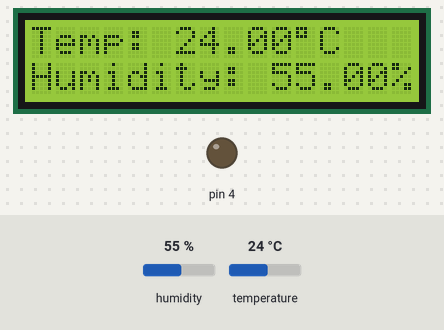
Bench run of a sketch on a simulated Arduino Uno, built with avr-gcc and run on an emulated ATmega328P. Parts: 16×2 character LCD, output pins drawn as LEDs (lit = HIGH). Inputs (shaded band) come from the test bench; at power-on: temperature 24 °C, humidity 55 %.

Above: at 1.2 s.
1.3 s: temperature set to 27 °C
At 3.4 s:
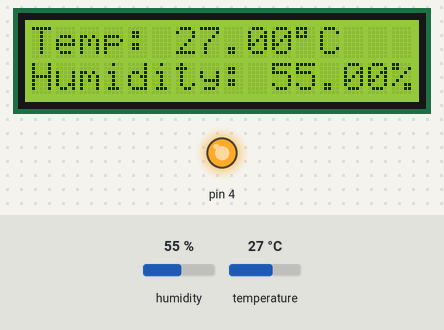
4.5 s: humidity set to 22 %
At 6.1 s:
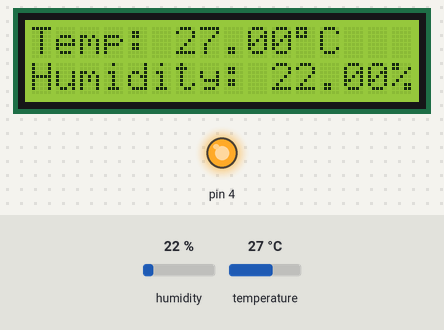
6.6 s: humidity set to 40 %
At 8.3 s:
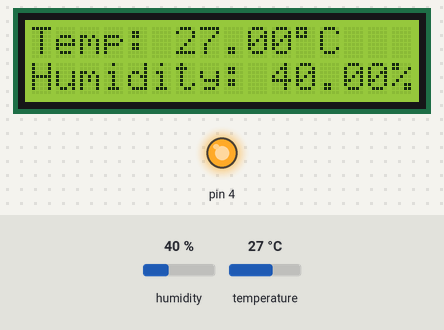
8.6 s: temperature set to 12 °C
At 11.4 s:
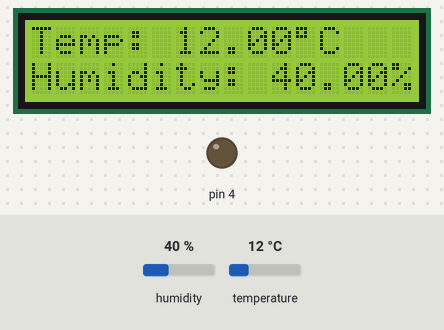
Timing chart, 0 to 12.6 s (numbered marks = the images above; inputs shaded):
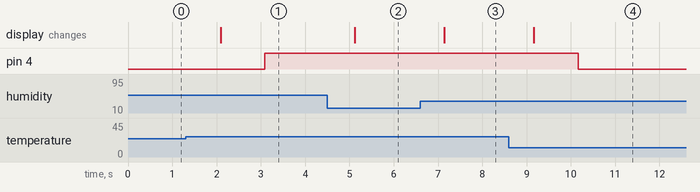

The sketch:

YIC2017.ino
```cpp
#include <dht.h>

#include <LiquidCrystal.h>

LiquidCrystal lcd(8,9,10,11,12,13);

dht DHT;

// Storing Data

int humid;
int temp;

#define DHT11_PIN 7

void setup()
{

  lcd.begin(16,2);

  // Debug console
  Serial.begin(9600);

  pinMode(4, OUTPUT);

}

void loop()
{

  int chk = DHT.read(DHT11_PIN);
  lcd.setCursor(0,0);
  lcd.print("Temp: ");
  lcd.print(DHT.temperature);
  lcd.print((char)223);
  lcd.print("C");
  lcd.setCursor(0,1);
  lcd.print("Humidity: ");
  lcd.print(DHT.humidity);
  lcd.print("%");
  delay(1000);

  humid = DHT.humidity;
  temp = DHT.temperature;

  if (temp > 25) {
    digitalWrite (4, HIGH);
  } else {
    digitalWrite (4, LOW);
  }

}
```

Measured:
- the behaviour switches between 25 and 26 °C on temperature (found by bisection; images 0 and 1)
- after the input at 1.3 s, pin 4: LOW → HIGH after 1.8 s; the display: changes after 0.79 s (image 1)
- after the input at 4.5 s, the display: changes after 0.62 s (image 2)
- after the input at 6.6 s, the display: changes after 0.54 s (image 3)
- after the input at 8.6 s, pin 4: HIGH → LOW after 1.6 s; the display: changes after 0.56 s (image 4)
